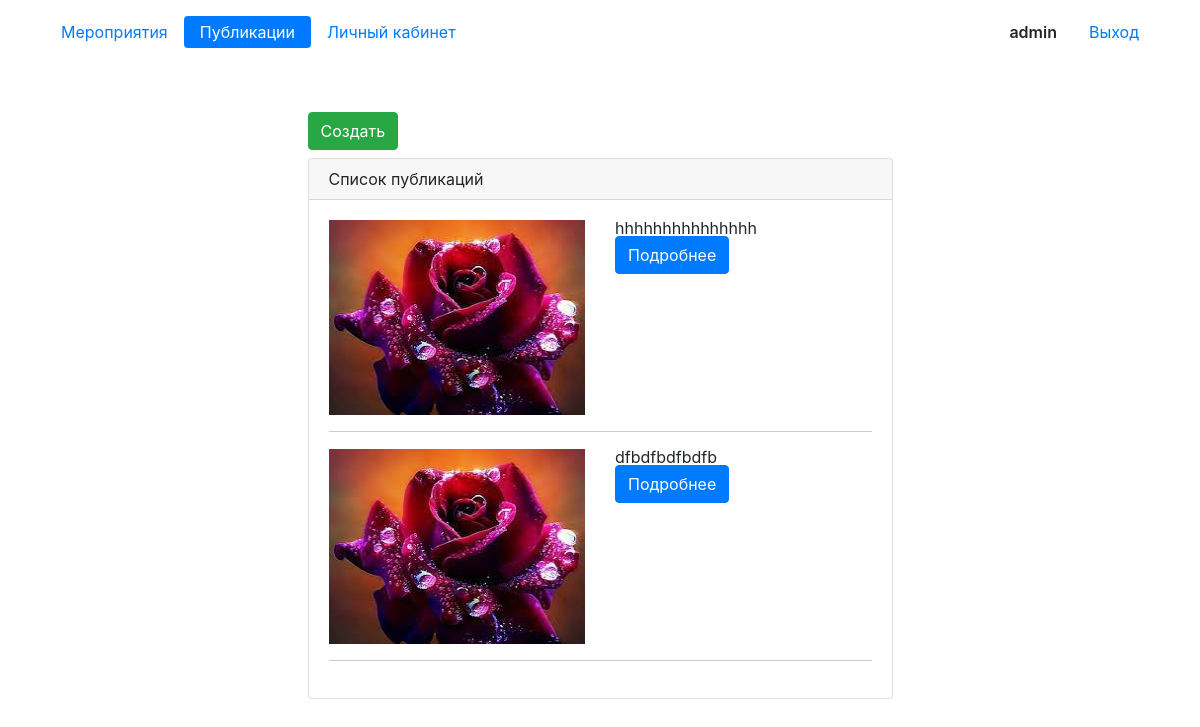
/posts/ (signed in), run on the app's committed database.
### main/models.py (models this page shows, shortened)
class CustomUser(AbstractUser):
    class_scool = models.CharField(max_length=10, choices=klass_Choices)

class Post(models.Model):
    title = models.CharField(max_length=255, null=True, blank=True)
    description = models.TextField(null=True, blank=True)
    image = models.ImageField(upload_to='images', null=True, blank=True)
    user = models.ForeignKey('CustomUser', blank=True, null=True, on_delete=models.CASCADE)
    time_submit = models.DateTimeField(null=True, blank=True, default=timezone.now)

### main/views.py (the view)
# urls.py: path('posts/', PostsListView.as_view(), name='posts'),
class PostsListView(ListView):
    model = Post
    paginate_by = 20
    template_name = 'posts.html'
    def get_context_data(self, **kwargs):
        context = super().get_context_data(**kwargs)
        context['active'] =  {'post': 'active'}
        context['user_is_staff'] = self.request.user.is_staff
        return context
    def get(self, request: HttpRequest, *args: Any, **kwargs: Any) -> HttpResponse:
        return super().get(request, *args, **kwargs)

### main/templates/posts.html (shortened to what this page needs)
{% extends 'base.html' %}
{% load static %}
{% block content %}
{% if user_is_staff %}
    <div class="nav mb-2">
        <a href="{% url 'create_post' %}" class="btn btn-success">Создать</a>
    </div>
{% endif %}
<div class="card">
    <div class="card-header">
        Список публикаций
    </div>
    <div class="card-body">
        <ul class="list-group">
            {% for object in object_list %}
            <li class="row">
                <div class="col">
                    <img src="/{{object.image}}" alt="">
                </div>
                <div class="col-6">
                    <div>{{ object.description }}</div>
                    <div>
                        <a class="btn btn-primary ms-auto" aria-current="page" href="{% url 'detail_post' object.id %}">Подробнее</a>
                    </div>
                </div>
            </li>
            <hr/>
            {% empty %}
            <li>Список публикаций пуст.</li>
            {% endfor %}
        </ul>
    </div>
</div>
{% endblock %}

### main/templates/base.html (shortened to what this page needs)
<!DOCTYPE html>
{% load static %}
<html lang="en">
<head>
    <link rel="stylesheet" href="https://stackpath.bootstrapcdn.com/bootstrap/4.5.2/css/bootstrap.min.css">
    <link rel="stylesheet" href="{% static "css/null.css" %}">
    <link rel="stylesheet" href="{% static "css/style.css" %}">
</head>
<body>
    <div class="wraper">
        <header class="header">
            <div class="container d-flex justify-content-between">
                <div class="d-flex justify-content-center py-3">
                    <ul class="nav nav-pills">
                        <li class="nav-item">
                            <a href="{% url 'main' %}" class="nav-link {{ active.event }}">Мероприятия</a>
                        </li>
                        <li class="nav-item">
                            <a href="{% url 'posts' %}" class="nav-link {{ active.post }}">Публикации</a>
                        </li>
                        {% if user.is_active %}
                        <li class="nav-item">
                            <a href="{% url 'profile' %}" class="nav-link {{ active.profile }}">Личный кабинет</a>
                        </li>
                        {% endif %}
                    </ul>
                </div>
                <div class="d-flex justify-content-center py-3">
                    <ul class="nav nav-pills">
                        <li class="nav-item ">
                            <span class="nav-link header-username">{{ user.username }}</span>
                        </li>
                        {% if user.is_authenticated %}
                        <li class="nav-item">
                            <a href="{% url 'logout' %}" class="nav-link">Выход</a>
                        </li>
                        {% else %}
                        <li class="nav-item">
                            <a href="{% url 'login' %}" class="nav-link">Войти</a>
                        </li>
                        {% endif %}
                    </ul>
                </div>
            </div>
        </header>
        <main class="row justify-content-center">
            <div class="container mt-5 col-md-6">
                {% block content %}{% endblock %}
            </div>
        </main>
    </div>
</body>
</html>

### main/static/css/null.css (style rules this page uses)
html, body, div, span, object, iframe, h1, h2, h3, h4, h5, h6, p, blockquote, pre, abbr, address, cite, code, del, dfn, em, img, ins, kbd, q, samp, small, strong, sub, sup, var, b, i, dl, dt, dd, ol, ul, li, fieldset, form, label, legend, table, caption, tbody, tfoot, thead, tr, th, td, article, aside, canvas, details, figcaption, figure, footer, header, hgroup, menu, nav, section, summary, time, mark, audio, video { margin:0; padding:0; border:0; outline:0; font-size:100%; vertical-align:baseline; background:transparent; }
body { line-height:1; }
article,aside,details,figcaption,figure, footer,header,hgroup,menu,nav,section { display:block; }
a { margin:0; padding:0; font-size:100%; vertical-align:baseline; background:transparent; }
hr { display:block; height:1px; border:0; border-top:1px solid #cccccc; margin:1em 0; padding:0; }
ul, ol, li { list-style: none; }
img { height: 100%; width: 100%; }

### main/static/css/style.css (style rules this page uses)
.header-username { font-weight: 600; }

### data on the page
CustomUser: username "admin"
Post: image (picture), description "hhhhhhhhhhhhhhh"
Post: image (picture), description "dfbdfbdfbdfb"
